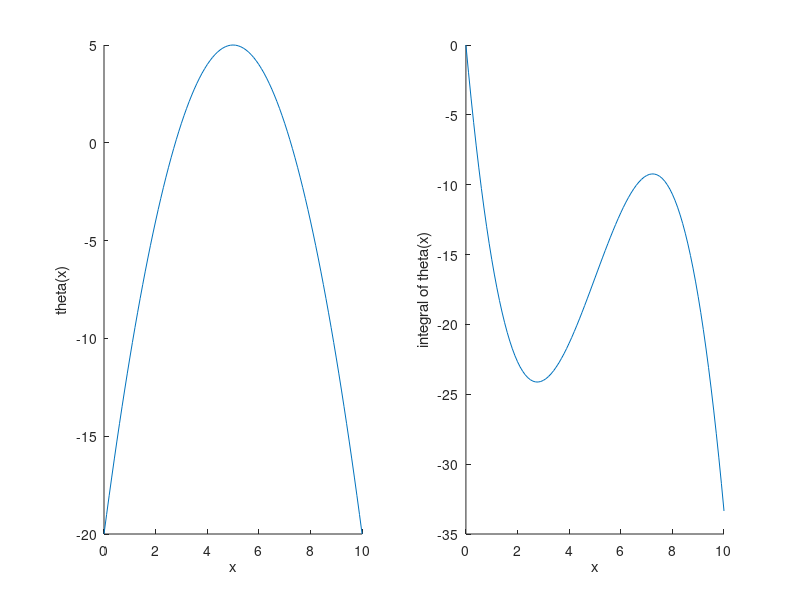
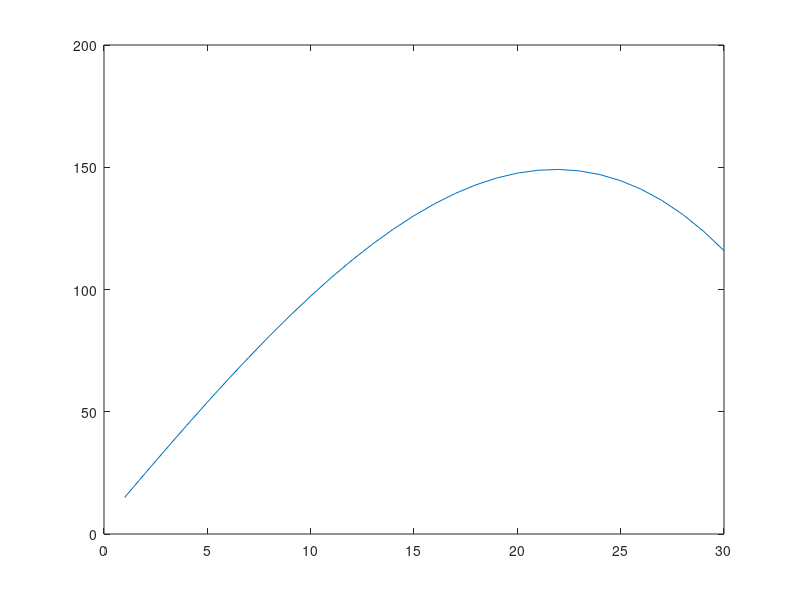

The MATLAB script that drew these images, in order:
clc
clear all;
close all;

%% 1D map convex

x = linspace(0, 10, 101);
map = -20+10.*x-x.^2;
int_map = cumtrapz(x, map);

figure
subplot(1, 2, 1);
hold on;
plot(x, map);
xlabel('x');
ylabel('theta(x)');

subplot(1, 2, 2);
hold on;
plot(x, int_map)
xlabel('x');
ylabel('integral of theta(x)');

% We define a center for the contact
c = 5;
index_c = find(x == c);

% function to minimize
radius = 1:30;

for k = 1:length(radius)
    
    y(k) = sum(map(index_c - radius(k):index_c + radius(k)));

end


figure;
plot(radius, y)